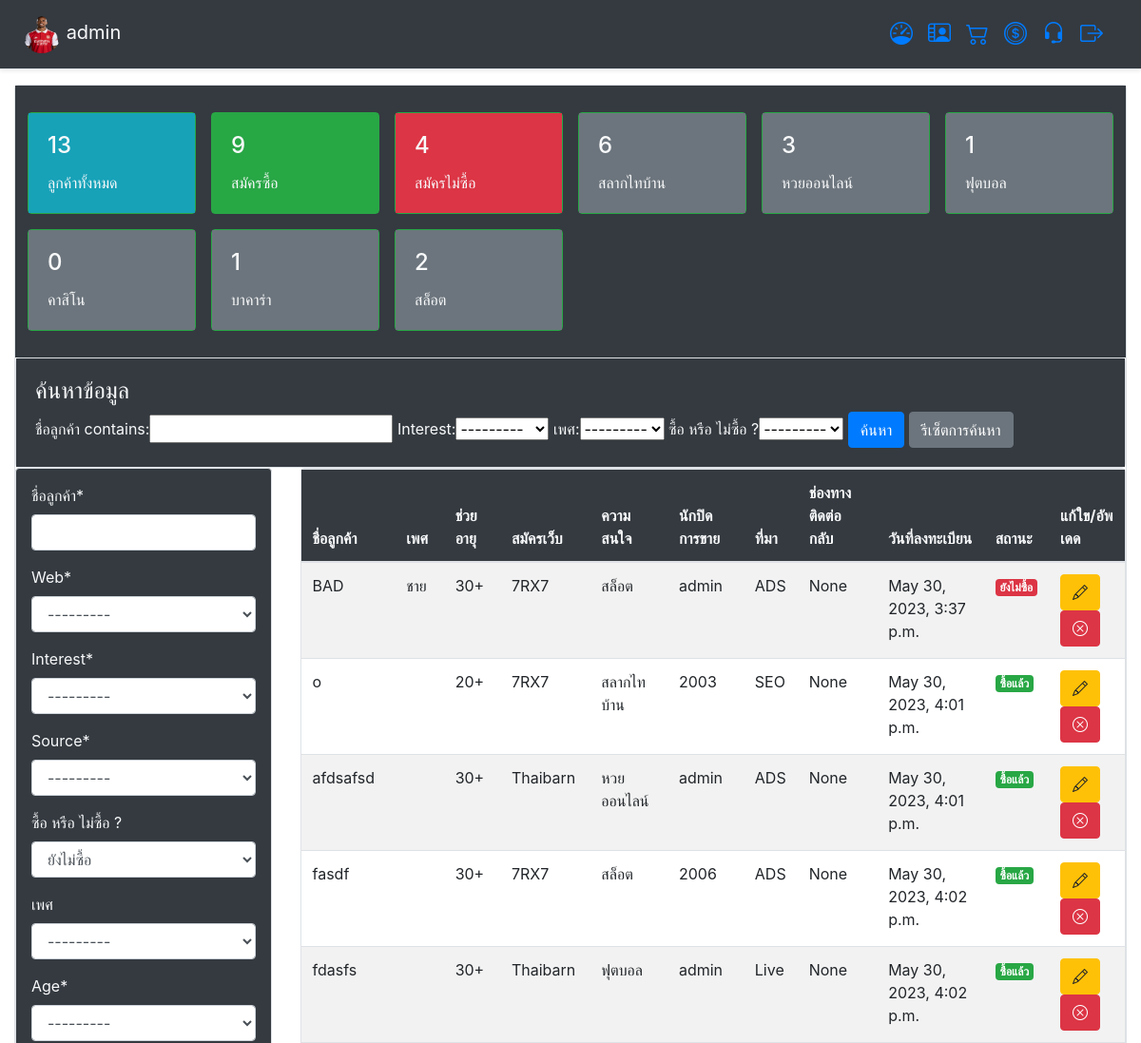
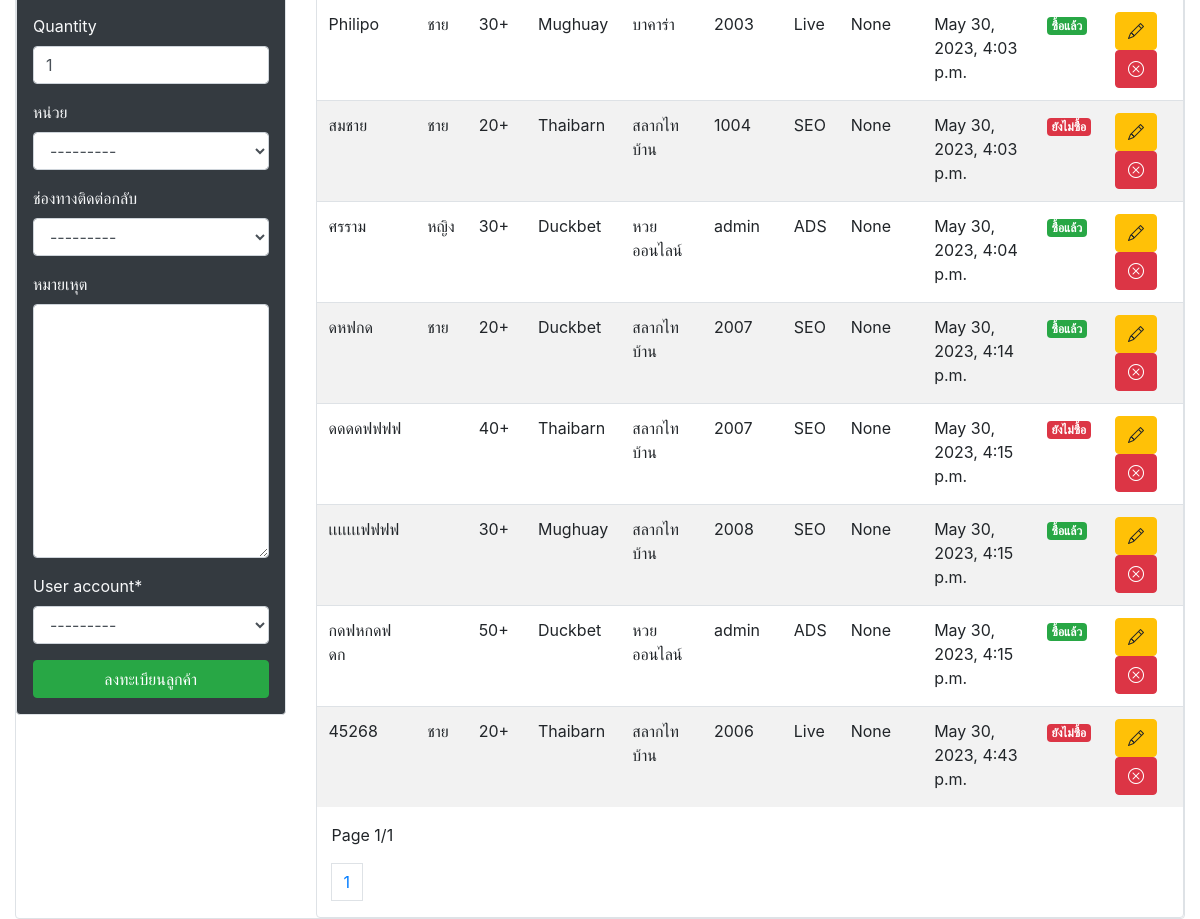
Page /sale/ (signed in) on the committed database (2 pictures, top to bottom).
### app_user/models.py (models this page shows, shortened)
class ProfileUser(models.Model):
    username = models.OneToOneField(User,on_delete=models.CASCADE) # ชื่อพนักงาน
    image_profile = models.ImageField('รูปภาพโปรไฟล์',upload_to='image_profile',null=True,blank=True,default='default.png')#รูปภาพโปรไฟล์
    nickname = models.CharField('ชื่อพนักงาน',max_length=20,blank=True)	# ชื่อเล่นพนักงาน
    address = models.CharField('ที่อยู่',max_length=255,blank=True,null=True)# ที่อยู่
    phone = models.CharField('เบอร์โทรศัพท์',max_length=10,blank=True) #  เบอร์โทรศัพท์
    image_id_card = models.ImageField('สำเนาบัตรประชาชน',upload_to='image_id_card',null=True,blank=True,default='default.png')#สำเนาบัตรประชาชน
    bank_id = models.IntegerField('หมายเลขบัญชีธนาคาร',blank=True,null=True)#หมายเลขบัญชีธนาคาร
    image_bank = models.ImageField('สำเนาบัญชีธนาคาร',upload_to='image_bank',null=True,blank=True,default='default.png') #สำเนาบัญชีธนาคาร
    level = models.TextChoices("Level", "ฝ่ายการตลาด ฝ่ายสต๊อกสินค้า ฝ่ายการเงินการบัญชี ฝ่ายบุคคล")
    permission = models.CharField('สิทธิ์การใช้งาน',blank=True, choices=level.choices, max_length=21)#สิทธิ์การใช้งาน
    team = models.ForeignKey(Team,on_delete=models.CASCADE,blank=True,null=True)#ฝาย
    position = models.ForeignKey(Positions,on_delete=models.CASCADE,blank=True,null=True)#ตำแหน่งงาน
    MedalType = models.TextChoices("MedalType", "น้อยกว่า1ปี 1ปี 2ปี มากกว่า3ปี")
    working_experience = models.CharField('ประสบการณ์ทำงาน',blank=True, choices=MedalType.choices, max_length=20)#ประสบการณ์ทำงาน
    working_skill = models.ForeignKey(Skill,on_delete=models.CASCADE,blank=True,null=True)#ทักษะการทำงาน
    worked_date = models.DateTimeField('วันเริ่มงาน',auto_now_add=True,blank=True,null=True)#วันเริ่มงาน
    image_check = models.BooleanField(default=False)
    other = models.TextField('หมายเหตุ',max_length=255,blank=True)
    class Meta:
        ordering = ["-username"]
        verbose_name_plural = "Profile"
        verbose_name = "Member"

### app_sale/models.py (models this page shows, shortened)
class Web (models.Model):
    name = models.CharField('เว็บไซต์ทำการตลาด',max_length=255)
    def __str__(self):
        return self.name

class Interest (models.Model):
    name = models.CharField('ความสนใจของลูกค้า',max_length=255)
    def __str__(self):
        return self.name

class Source (models.Model):
    name = models.CharField('ที่มาของลูกค้า',max_length=255)
    def __str__(self):
        return self.name

class Sale(models.Model):
    name = models.CharField('ชื่อลูกค้า',max_length=255)#ชื่อลูกค้า
    web = models.ForeignKey(Web,on_delete=models.CASCADE)#ลูกค้าของเว็บ
    interest = models.ForeignKey(Interest,on_delete=models.CASCADE)#ความสนใจ
    source = models.ForeignKey(Source,on_delete=models.CASCADE)#ที่มาของลูกค้า
    choice_buy = models.TextChoices("BUY", "ซื้อ ยังไม่ซื้อ")
    buy = models.CharField('ซื้อ หรือ ไม่ซื้อ ?',default="ยังไม่ซื้อ",blank=True, choices=choice_buy.choices, max_length=50)#ซื้อไม่ซื้อ
    MedalType = models.TextChoices("MedalType", "ชาย หญิง")
    sex = models.CharField('เพศ',blank=True, choices=MedalType.choices, max_length=10)#เพศ
    age = models.ForeignKey(Age,on_delete=models.CASCADE)#อายุ
    quantity = models.IntegerField(default=1,null=True,blank=True)
    choice_unit = models.TextChoices("unit", "บาท ใบ ยูสเซอร์")
    unit = models.CharField('หน่วย',choices=choice_unit.choices,max_length=10,null=True,blank=True)
    choice_callback = models.TextChoices("choice_callback", "Line Facebook Tiktok Youtube Website Other")
    call_back = models.CharField('ช่องทางติดต่อกลับ',choices=choice_callback.choices,max_length=100,null=True,blank=True)
    other = models.TextField('หมายเหุต',null=True,blank=True)#หมายเหตุ
    user_account = models.ForeignKey(User,on_delete=models.CASCADE)#ผู้ลงทะเบียน
    create_date = models.DateTimeField(auto_now_add=True) #วันลงทะเบียน
    class Meta:
        ordering = ["id"]
        verbose_name_plural = "Sale"
        verbose_name = "name"

class Age (models.Model):
    name = models.CharField('อายุ',max_length=255)
    def __str__(self):
        return self.name

### app_sale/views.py (the view)
# urls.py: path('',Index,name="sale-home"),
@login_required(login_url="/")
def Index (request):
	sale = Sale.objects.all()
	count_all=sale.count()
	if request.method == "POST":
		form_sale = SaleForm(request.POST)
		if form_sale.is_valid():
			form_sale.save()
			return redirect("sale-home")
	else:
		form_sale = SaleForm()
	filter = SaleFilter(request.GET,queryset=Sale.objects.all())
	filter_sale = filter.form
	query_sale = filter.qs
	page = Paginator(query_sale,20)
	page_list = request.GET.get("page")
	page_sale = page.get_page(page_list)
	context = {
		"form_sale":form_sale,
		"filter_sale":filter_sale,
		"page_sale":page_sale,
		"count_all":count_all,
		"count_thaibarn":Sale.objects.all().filter(interest=1).count(),
		"count_huay_online":Sale.objects.all().filter(interest=2).count(),
		"count_huay_football":Sale.objects.all().filter(interest=6).count(),
		"count_huay_casino":Sale.objects.all().filter(interest=5).count(),
  		"count_huay_bacara":Sale.objects.all().filter(interest=4).count(),
		"count_huay_slot":Sale.objects.all().filter(interest=3).count(),
		"buy":Sale.objects.all().filter(buy="ซื้อ").count(),
  		"nobuy":Sale.objects.all().filter(buy="ยังไม่ซื้อ").count(),
	}
	return render(request,'html_sale/sale.html',context)

### app_sale/forms.py
class SaleForm(forms.ModelForm):
    class Meta:
        model = Sale
        fields = '__all__'

### templates/html_sale/sale.html (shortened to what this page needs)
{% extends 'base/layout.html' %}
{% load crispy_forms_tags %}
{% block content%}
<div class="card border">
  <div class="card-body bg-dark text-light">
	<div class="row ">
		<div class="col-md-2 p-2">
			<a href='#'>
			<div class="card border-success">
				<div class="card-body bg-info text-light">
				<h4 class="card-title">{{count_all}}</h4>
				<p class="card-text">ลูกค้าทั้งหมด</p>
				</div>
			</div>
			</a>
		</div>
		<div class="col-md-2 p-2">
			<a href='#'>
			<div class="card border-success">
				<div class="card-body bg-success text-light">
				<h4 class="card-title">{{buy}}</h4>
				<p class="card-text">สมัครซื้อ</p>
				</div>
			</div>
			</a>
		</div>
		<div class="col-md-2 p-2">
			<a href='#'>
			<div class="card border-success">
				<div class="card-body bg-danger text-light">
				<h4 class="card-title">{{nobuy}}</h4>
				<p class="card-text">สมัครไม่ซื้อ</p>
				</div>
			</div>
			</a>
		</div>
		<div class="col-md-2 p-2">
			<a href='#'>
			<div class="card border-success">
				<div class="card-body bg-secondary text-light">
				<h4 class="card-title">{{count_thaibarn}}</h4>
				<p class="card-text">สลากไทบ้าน</p>
				</div>
			</div>
			</a>
		</div>
		<div class="col-md-2 p-2">
			<a href='#'>
			<div class="card border-success">
				<div class="card-body bg-secondary text-light">
				<h4 class="card-title">{{count_huay_online}}</h4>
				<p class="card-text">หวยออนไลน์</p>
				</div>
			</div>
			</a>
		</div>
		<div class="col-md-2 p-2 ">
		  <a href="#">
			  <div class="card border-success">
			  <div class="card-body bg-secondary text-light">
				  <h4 class="card-title">{{count_huay_football}}</h4>
				  <p class="card-text">ฟุตบอล</p>
			  </div>
			  </div>
		  </a>
		</div>
		<div class="col-md-2 p-2 ">
		  <a href="#">
			  <div class="card border-success">
			  <div class="card-body bg-secondary text-light">
				  <h4 class="card-title">{{count_huay_casino}}</h4>
				  <p class="card-text">คาสิโน</p>
			  </div>
			  </div>
		  </a>
		</div>
		<div class="col-md-2 p-2 ">
		  <a href="#">
			  <div class="card border-success">
			  <div class="card-body bg-secondary text-light">
				  <h4 class="card-title">{{count_huay_bacara}}</h4>
				  <p class="card-text">บาคาร่า</p>
			  </div>
			  </div>
		  </a>
		</div>
		<div class="col-md-2 p-2 ">
			<a href="#">
				<div class="card border-success">
				<div class="card-body bg-secondary text-light ">
					<h4 class="card-title">{{count_huay_slot}}</h4>
					<p class="card-text">สล็อต</p>
				</div>
			</a>
		</div>
	</div>
  </div>
</div>
<div class="row">
	<div class="col-md-12 ">
		<div class="card border">
		  <div class="card-body bg-dark text-light">
			<h4>ค้นหาข้อมูล</h4>
			<form method="GET" action="#">
			{{ filter_sale }}
				<button type="submit" class="btn btn-primary">ค้นหา</button>
				<a class="btn btn-secondary " href="{% url 'sale-home'%}"> รีเซ็ตการค้นหา </a>
			</form>
		  </div>
		</div>
	</div>
	<div class="col-sm-3">
		<div class="card border p-3 bg-dark text-light">
			<form method="POST">
				{{ form_sale |crispy}}
				<input type="submit" value="ลงทะเบียนลูกค้า" class="btn btn-success btn-block ">
			</form>
		</div>
	</div>
	<div class="col-sm-9">
		<div class="card border">
			<table class="table table-striped ">
				<thead class="bg-dark text-light">
				  <tr>
					<th> ชื่อลูกค้า </th>
					<th> เพศ </th>
					<th> ช่วยอายุ </th>
					<th> สมัครเว็บ </th>
					<th> ความสนใจ </th>
					<th> นักปิดการขาย </th>
					<th> ที่มา </th>
					<th> ช่องทางติดต่อกลับ </th>
					<th> วันที่ลงทะเบียน</th>
					<th> สถานะ </th>
					<th> แก้ใข/อัพเดด </th>
				  </tr>
				</thead>
				<tbody>
				  {% for item in page_sale %}
				  <tr>
					<td> {{ item.name }}</td>
					<td> {{ item.sex }}</td>
					<td> {{ item.age }}</td>
					<td> {{ item.web }} </td>
					<td> {{ item.interest }}</td>
					<td> {{ item.user_account }} </td>
					<td> {{ item.source |truncatechars_html:10}} </td>
					<td> {{ item.call_back }} </td>
					<td> {{ item.create_date }}</td>
					{% if item.buy == 'ซื้อ'%}
					<td> <span class="badge badge-success">ซื้อแล้ว</span></td>
					{% else%}
					<td> <span class="badge badge-danger">ยังไม่ซื้อ</span></td>
					{%endif%}
					<td>
						<a href="{% url 'update-stock' item.pk %}"class="btn btn-warning" ><i class="bi bi-pencil"></i></a>
						<a  href="{% url 'delete-stock' item.pk %}" class="btn btn-danger"><i class="bi bi-x-circle"></i></a>
					</td>
				  </tr>
				  {% endfor %}
				</tbody>
			</table>
			<div class="container-fluid">
				<div class="row">
					<div class="col-md-12">
						<nav aria-label="Page navigation example">
							<p>Page {{page_sale.number}}/{{page_sale.paginator.num_pages}} </p>
							<ul class="pagination">
							{% for num_page in page_sale.paginator.page_range %}
							{% if page_sale.number == num_page %}
								<li class="page-item"><a class="page-link" href="{% url 'sale-home'%}?page={{ num_page }}">{{ num_page }}</a></li>
							{% else %}
								<li class="page-item"><a class="page-link" href="{% url 'sale-home'%}?page={{ num_page }}">{{ num_page }}</a></li>
							{% endif %}
							{% endfor %}
							</ul>
						</nav>
					</div>
				</div>
			</div>
		</div>
	</div>
</div>
{% endblock content %}

### templates/base/navbar.html (shortened to what this page needs)
<div class="d-flex flex-column flex-md-row align-items-center p-3 px-md-4 mb-3 bg-dark border-bottom shadow-sm">
	<h5 class = "my-0 mr-md-auto font-weight-normal text-light"><img src="{{ user.profileuser.image_profile.url }}" width="40" height="40"class="rounded-circle" > {{ user.username}}</h5>
	<nav class="my-2 my-md-0 mr-md-3  ">
		<h5 class="my-0 mr-md-auto font-weight-normal text-light"><a href ="/dashboard/"><i class="bi bi-speedometer fa-5x" style="font-size:24px;"></i></a></h5>
	</nav>
	{% if user.is_authenticated and user.is_superuser and user.is_staff %}
	<nav class="my-2 my-md-0 mr-md-3">
		<h5 class="my-0 mr-md-auto font-weight-normal text-light"><a href ="/user/"><i class="bi bi-person-video2" style="font-size:24px;"></i></a></h5>
	</nav>
	<nav class="my-2 my-md-0 mr-md-3">
		<h5 class="my-0 mr-md-auto font-weight-normal text-light"><a href="/stock/"><i class="bi bi-cart2" style="font-size:24px;"></i></a></h5>
	</nav>
	<nav class="my-2 my-md-0 mr-md-3">
		<h5 class="my-0 mr-md-auto mr-md-auto font-weight-normal text-light"><a href="/money/"><i class="bi bi-coin" style="font-size:24px;"></i></a></h5>
	</nav>
	<nav class="my-2 my-md-0 mr-md-3">
		<h5 class="my-0 mr-md-auto mr-md-auto font-weight-normal text-light"><a href="/sale/"><i class="bi bi-headset" style="font-size:24px;"></i></a></h5>
	</nav>
	{% elif  user.is_authenticated and user.profileuser.permission == "ฝ่ายบุคคล" %}
	<nav class="my-2 my-md-0 mr-md-3">
		<h5 class="my-0 mr-md-auto font-weight-normal text-light"><a href ="/user/"><i class="bi bi-person-video2" style="font-size:24px;"></i></a></h5>
	</nav>
	{% elif  user.is_authenticated and user.profileuser.permission == "ฝ่ายสต๊อกสินค้า" %}
	<nav class="my-2 my-md-0 mr-md-3">
		<h5 class="my-0 mr-md-auto font-weight-normal text-light"><a href="/stock/"><i class="bi bi-cart2" style="font-size:24px;"></i></a></h5>
	</nav>
	{% elif  user.is_authenticated and user.profileuser.permission == "ฝ่ายการเงินการบัญชี" %}
	<nav class="my-2 my-md-0 mr-md-3">
		<h5 class="my-0 mr-md-auto mr-md-auto font-weight-normal text-light"><a href="/money/"><i class="bi bi-coin" style="font-size:24px;"></i></a></h5>
	</nav>
	{% elif  user.is_authenticated and user.profileuser.permission == "ฝ่ายการตลาด" %}
	<nav class="my-2 my-md-0 mr-md-3">
		<h5 class="my-0 mr-md-auto mr-md-auto font-weight-normal text-light"><a href="/sale/"><i class="bi bi-headset" style="font-size:24px;"></i></a></h5>
	</nav>
	{% endif %}
	<nav class="my-2 my-md-0 mr-md-3">
		<a href="/logout"><i class="bi bi-box-arrow-right" style="font-size:24px;" ></i></a>
	</nav>
</div>

### rows in the picture
Sale: name "BAD", sex "ชาย", age "30+", web "7RX7", interest "สล็อต", user_account "admin", source "ADS", call_back "None", create_date "May 30, 2023, 3:37 p.m.", buy "ยังไม่ซื้อ"
Sale: name "o", age "20+", web "7RX7", interest "สลากไทบ้าน", user_account "2003", source "SEO", call_back "None", create_date "May 30, 2023, 4:01 p.m.", buy "ซื้อแล้ว"
Sale: name "afdsafsd", age "30+", web "Thaibarn", interest "หวยออนไลน์", user_account "admin", source "ADS", call_back "None", create_date "May 30, 2023, 4:01 p.m.", buy "ซื้อแล้ว"
Sale: name "fasdf", age "30+", web "7RX7", interest "สล็อต", user_account "2006", source "ADS", call_back "None", create_date "May 30, 2023, 4:02 p.m.", buy "ซื้อแล้ว"
Sale: name "fdasfs", age "30+", web "Thaibarn", interest "ฟุตบอล", user_account "admin", source "Live", call_back "None", create_date "May 30, 2023, 4:02 p.m.", buy "ซื้อแล้ว"
Sale: name "Philipo", sex "ชาย", age "30+", web "Mughuay", interest "บาคาร่า", user_account "2003", source "Live", call_back "None", create_date "May 30, 2023, 4:03 p.m.", buy "ซื้อแล้ว"
Sale: name "สมชาย", sex "ชาย", age "20+", web "Thaibarn", interest "สลากไทบ้าน", user_account "1004", source "SEO", call_back "None", create_date "May 30, 2023, 4:03 p.m.", buy "ยังไม่ซื้อ"
Sale: name "ศรราม", sex "หญิง", age "30+", web "Duckbet", interest "หวยออนไลน์", user_account "admin", source "ADS", call_back "None", create_date "May 30, 2023, 4:04 p.m.", buy "ซื้อแล้ว"
Sale: name "ดหฟกด", sex "ชาย", age "20+", web "Duckbet", interest "สลากไทบ้าน", user_account "2007", source "SEO", call_back "None", create_date "May 30, 2023, 4:14 p.m.", buy "ซื้อแล้ว"
Sale: name "ดดดดฟฟฟฟ", age "40+", web "Thaibarn", interest "สลากไทบ้าน", user_account "2007", source "SEO", call_back "None", create_date "May 30, 2023, 4:15 p.m.", buy "ยังไม่ซื้อ"
Sale: name "เเเเเเเฟฟฟฟ", age "30+", web "Mughuay", interest "สลากไทบ้าน", user_account "2008", source "SEO", call_back "None", create_date "May 30, 2023, 4:15 p.m.", buy "ซื้อแล้ว"
Sale: name "กดฟหกดฟดก", age "50+", web "Duckbet", interest "หวยออนไลน์", user_account "admin", source "ADS", call_back "None", create_date "May 30, 2023, 4:15 p.m.", buy "ซื้อแล้ว"
Sale: name "45268", sex "ชาย", age "20+", web "Thaibarn", interest "สลากไทบ้าน", user_account "2006", source "Live", call_back "None", create_date "May 30, 2023, 4:43 p.m.", buy "ยังไม่ซื้อ"

### other values in the picture
{{ user.username }} "admin"
{{ count_all }} "13"
{{ buy }} "9"
{{ nobuy }} "4"
{{ count_thaibarn }} "6"
{{ count_huay_online }} "3"
{{ count_huay_football }} "1"
{{ count_huay_casino }} "0"
{{ count_huay_bacara }} "1"
{{ count_huay_slot }} "2"
{{ page_sale.number }} "1"
{{ page_sale.paginator.num_pages }} "1"
{{ num_page }} "1"
